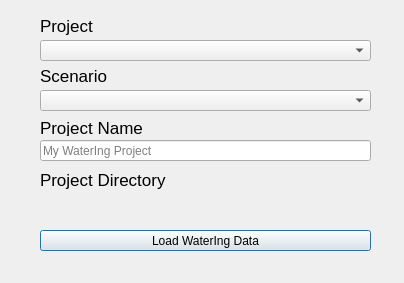
<?xml version="1.0" encoding="UTF-8"?>
<ui version="4.0">
 <class>LoadElements</class>
 <widget class="QDialog" name="LoadElements">
  <property name="geometry">
   <rect>
    <x>0</x>
    <y>0</y>
    <width>404</width>
    <height>283</height>
   </rect>
  </property>
  <property name="windowTitle">
   <string>Load WaterIng Data</string>
  </property>
  <widget class="QLabel" name="scenarioLabel">
   <property name="geometry">
    <rect>
     <x>40</x>
     <y>66</y>
     <width>71</width>
     <height>20</height>
    </rect>
   </property>
   <property name="font">
    <font>
     <pointsize>13</pointsize>
     <weight>50</weight>
     <bold>false</bold>
    </font>
   </property>
   <property name="text">
    <string>Scenario</string>
   </property>
  </widget>
  <widget class="QLabel" name="projectLabel">
   <property name="geometry">
    <rect>
     <x>40</x>
     <y>16</y>
     <width>71</width>
     <height>20</height>
    </rect>
   </property>
   <property name="font">
    <font>
     <pointsize>13</pointsize>
     <weight>50</weight>
     <bold>false</bold>
    </font>
   </property>
   <property name="text">
    <string>Project</string>
   </property>
  </widget>
  <widget class="QComboBox" name="projects_box">
   <property name="geometry">
    <rect>
     <x>40</x>
     <y>40</y>
     <width>331</width>
     <height>21</height>
    </rect>
   </property>
  </widget>
  <widget class="QComboBox" name="scenarios_box">
   <property name="geometry">
    <rect>
     <x>40</x>
     <y>90</y>
     <width>331</width>
     <height>21</height>
    </rect>
   </property>
  </widget>
  <widget class="QPushButton" name="newProjectBtn">
   <property name="geometry">
    <rect>
     <x>40</x>
     <y>230</y>
     <width>331</width>
     <height>21</height>
    </rect>
   </property>
   <property name="text">
    <string>Load WaterIng Data</string>
   </property>
  </widget>
  <widget class="QgsFileWidget" name="newShpDirectory">
   <property name="geometry">
    <rect>
     <x>40</x>
     <y>190</y>
     <width>331</width>
     <height>21</height>
    </rect>
   </property>
   <property name="storageMode">
    <enum>QgsFileWidget::GetDirectory</enum>
   </property>
  </widget>
  <widget class="QLabel" name="projectLabel_2">
   <property name="geometry">
    <rect>
     <x>40</x>
     <y>120</y>
     <width>221</width>
     <height>16</height>
    </rect>
   </property>
   <property name="font">
    <font>
     <pointsize>13</pointsize>
     <weight>50</weight>
     <bold>false</bold>
    </font>
   </property>
   <property name="text">
    <string>Project Name</string>
   </property>
  </widget>
  <widget class="QLabel" name="projectLabel_3">
   <property name="geometry">
    <rect>
     <x>40</x>
     <y>170</y>
     <width>241</width>
     <height>20</height>
    </rect>
   </property>
   <property name="font">
    <font>
     <pointsize>13</pointsize>
     <weight>50</weight>
     <bold>false</bold>
    </font>
   </property>
   <property name="text">
    <string>Project Directory</string>
   </property>
  </widget>
  <widget class="QLineEdit" name="newProjectNameInput">
   <property name="geometry">
    <rect>
     <x>40</x>
     <y>140</y>
     <width>331</width>
     <height>21</height>
    </rect>
   </property>
   <property name="placeholderText">
    <string>My WaterIng Project</string>
   </property>
  </widget>
 </widget>
 <customwidgets>
  <customwidget>
   <class>QgsFileWidget</class>
   <extends>QWidget</extends>
   <header>qgsfilewidget.h</header>
  </customwidget>
 </customwidgets>
 <resources/>
 <connections/>
</ui>
